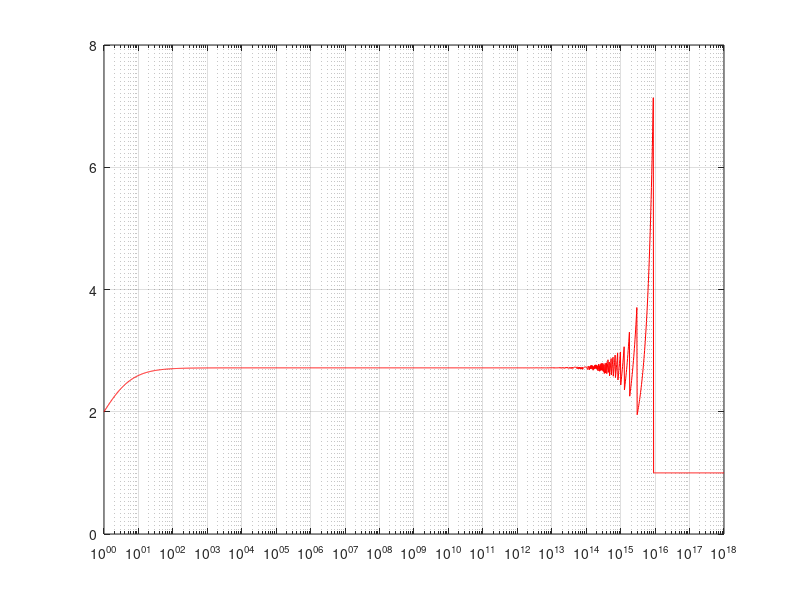

MATLAB code for this plot:
x = logspace(0, 18, 2000);
y = (1+1./x).^x;

figure('Name', 'Número de Euler');
semilogx(x, y, '-r');

grid on;
ylim([0, 8]);
